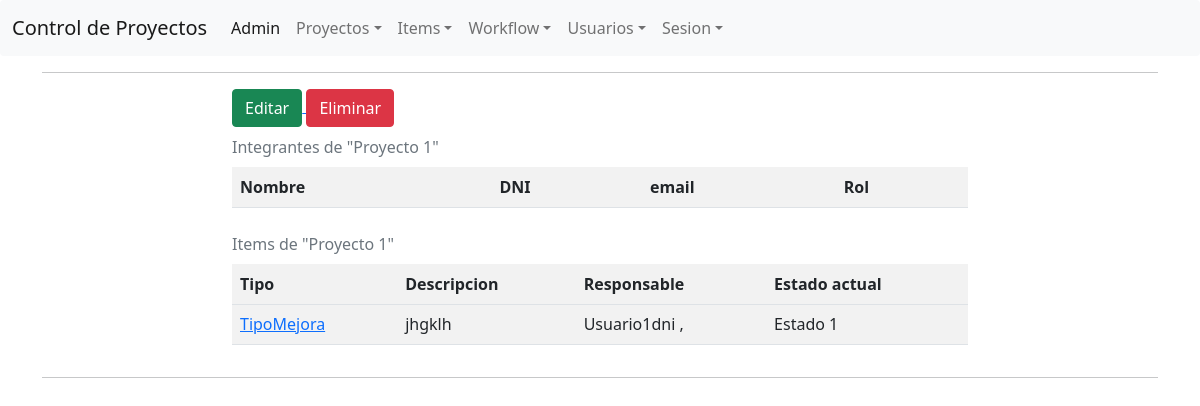
The page /proyectos/1/ on the database as committed earlier.
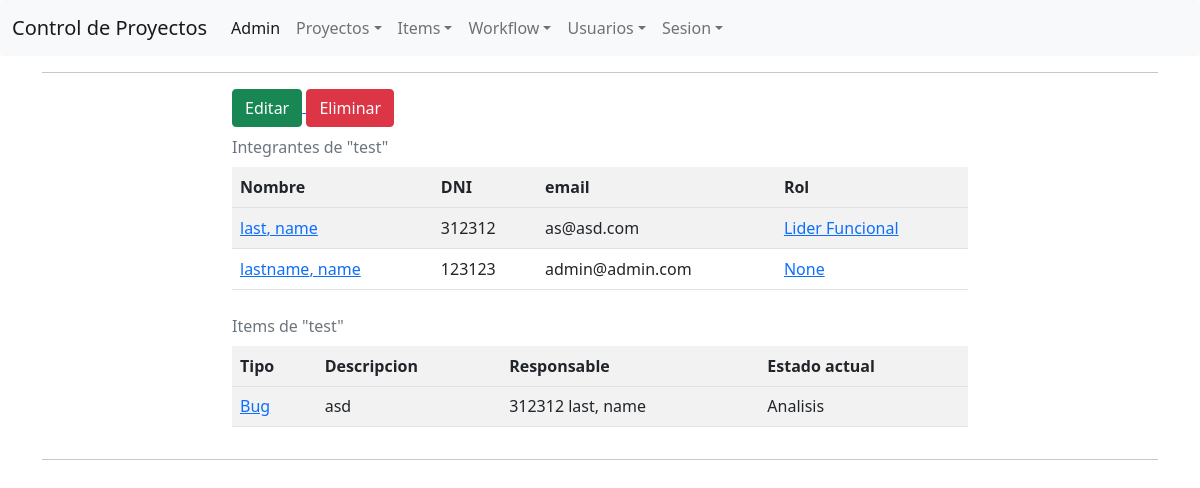
The same page on the database as committed later.
### ControlProyecto/models/Proyecto.py (models this page shows, shortened)
class Proyecto(models.Model):
    nombre = models.CharField(max_length=32)
    descripcion = models.TextField(null=True)
    usuarios = models.ManyToManyField("Usuario", through="RolUsuario", blank=True)

### ControlProyecto/models/Item.py (models this page shows, shortened)
class Item(models.Model):
    proyecto = models.ForeignKey("Proyecto",  on_delete=models.CASCADE)
    tipo = models.ForeignKey("TipoItem",  on_delete=models.CASCADE)
    descripcion = models.TextField()

### ControlProyecto/models/TipoItem.py (models this page shows, shortened)
class TipoItem(models.Model):
    nombre = models.CharField(max_length=32, unique=True)
    workflow = models.ForeignKey("Workflow", on_delete=models.CASCADE)

### ControlProyecto/models/Estado.py (models this page shows, shortened)
class Estado(models.Model):
    inicial = models.BooleanField(null=True)
    nombre = models.CharField(max_length=32)
    fecha = models.DateField(null=True)
    item = models.ForeignKey("Item", on_delete=models.CASCADE)
    responsables = models.ManyToManyField("Usuario", through="ResponsablesEstado", blank=True)
    siguiente = models.ForeignKey("self", on_delete=models.CASCADE, null=True, blank=True)
    class Meta:
        ordering = ["fecha"]

### ControlProyecto/models/Usuario.py (models this page shows, shortened)
class Usuario(models.Model):
    user = models.OneToOneField(settings.AUTH_USER_MODEL, on_delete=models.CASCADE)
    dni = models.CharField(max_length=16, unique=True)
    proyectos = models.ManyToManyField("Proyecto", through="RolUsuario")

### ControlProyecto/models/RolUsuario.py (models this page shows, shortened)
class RolUsuario(models.Model):
    class TipoRol(models.TextChoices):
        lider_tecnico = "LT", _("Lider Tecnico")
        lider_funcional = "LF", _("Lider Funcional")
        representante_cliente = "RC", _("Representante Cliente")
    usuario = models.ForeignKey("Usuario", on_delete=models.CASCADE)
    proyecto = models.ForeignKey("Proyecto", on_delete=models.CASCADE)
    rol = models.CharField(max_length=2, choices=TipoRol.choices, null=True, blank=True)

### ControlProyecto/views/ProyectoView.py (the view)
# urls.py: path('proyectos/<int:pk>/', ProyectoView.as_view(), name="detalle-proyecto"),
class ProyectoView(TemplateView):
    def get_context_data(self, **kwargs):
        context = super().get_context_data()
        context["proyecto"] = Proyecto.objects.get(id=kwargs["pk"])
        context["roles"] = RolUsuario.objects.filter(proyecto__id=kwargs["pk"]).order_by("usuario__user__last_name")
        context["items"] = Item.objects.filter(proyecto__id=kwargs["pk"])
        return context
    template_name = "proyecto.html"

### ControlProyecto/templates/proyecto.html (shortened to what this page needs)
{% extends "base.html" %}
{% block content %}
<a href="{% url "editar-proyecto" pk=proyecto.id %}">
    <button type="button" class="btn btn-success">Editar</button>
</a>
<a href="{% url "borrar-proyecto" pk=proyecto.id %}">
    <button type="button" class="btn btn-danger">Eliminar</button>
</a>
<table>
    <caption>
        Integrantes de "{{ proyecto.nombre }}"
    </caption>
    <tr>
        <th>Nombre</th>
        <th>DNI</th>
        <th>email</th>
        <th>Rol</th>
    </tr>
    <tr>
        {% for u in roles %}
            <tr>
                <td><a href="{% url "detalle-usuario" pk=u.usuario.id %}">{{ u.usuario.user.last_name }}, {{ u.usuario.user.first_name }}</a></td>
                <td>{{ u.usuario.dni }}</td>
                <td>{{ u.usuario.user.email }}</td>
                <td><a href="{% url "rol-usuario" pk=u.id %}">{{ u.get_rol_display }}</a></td>
            </tr>
        {% endfor %}
    </tr>
</table>
<table>
    <caption>
        Items de "{{ proyecto.nombre }}"
    </caption>
    <tr>
        <th>Tipo</th>
        <th>Descripcion</th>
        <th>Responsable</th>
        <th>Estado actual</th>
    </tr>
    <tr>
        {% for i in items %}
            <tr>
                <td><a href="{% url "detalle-item" pk=i.id %}">{{ i.tipo.nombre }}</a></td>
                <td>{{ i.descripcion }}</td>
                <td>{{ i.estado_set.last.responsables.last.dni }} {{ i.estado_set.last.responsables.last.user.last_name }}, {{ i.estado_set.last.responsables.last.user.first_name }}</td>
                <td>{{ i.estado_set.last.nombre }}</td>
            </tr>
        {% endfor %}
    </tr>
</table>
{% endblock %}

Rows that differ between the two databases and show on the page:
changed Proyecto: nombre "Proyecto 1" → "test"
now on this page (row edited): RolUsuario: usuario.user.last_name "last", usuario.user.first_name "name", usuario.dni "312312", usuario.user.email "as@asd.com", rol "Lider Funcional"
added RolUsuario: usuario.user.last_name "lastname", usuario.user.first_name "name", usuario.dni "123123", usuario.user.email "admin@admin.com", rol "None"
changed Item: tipo.nombre "TipoMejora" → "Bug"; descripcion "jhgklh" → "asd"; estado_set.last.responsables.last.dni "Usuario1dni" → "312312"; estado_set.last.responsables.last.user.last_name (not shown) → "last"; estado_set.last.responsables.last.user.first_name (not shown) → "name"; estado_set.last.nombre "Estado 1" → "Analisis"
